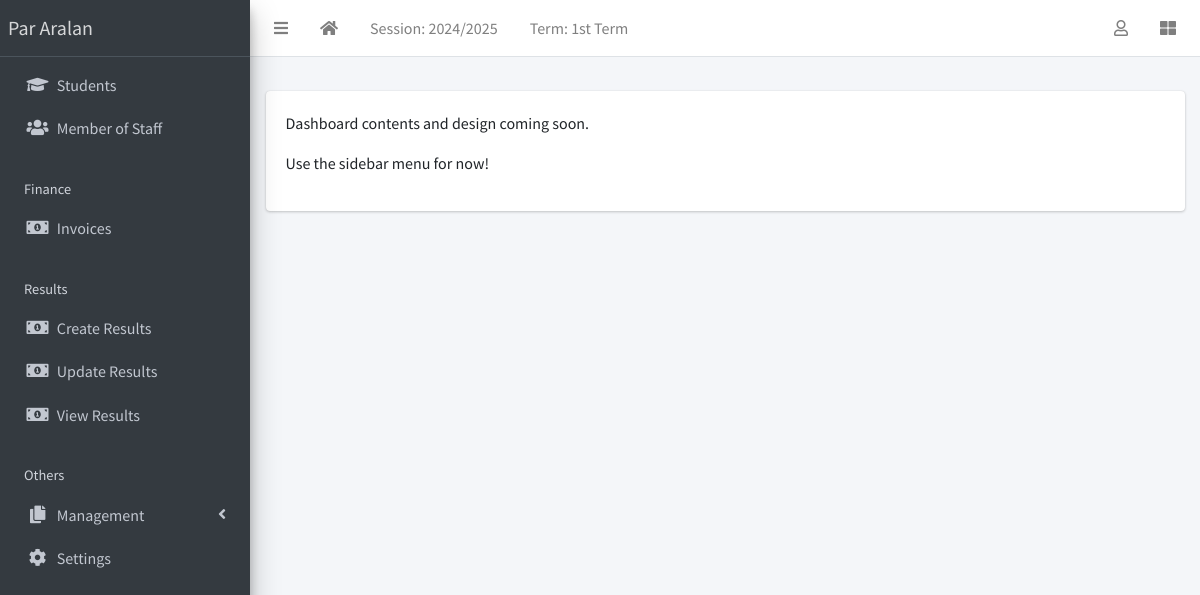
The app's page / (signed in) with its own data.
### apps/corecode/models.py (models this page shows, shortened)
class AcademicSession(models.Model):
    name = models.CharField(max_length=200, unique=True)
    current = models.BooleanField(default=True)
    class Meta:
        ordering = ["-name"]

class AcademicTerm(models.Model):
    name = models.CharField(max_length=20, unique=True)
    current = models.BooleanField(default=True)
    class Meta:
        ordering = ["name"]

class SiteConfig(models.Model):
    key = models.SlugField()
    value = models.CharField(max_length=200)

### apps/corecode/views.py (the view)
# urls.py: path("", IndexView.as_view(), name="home"),
class IndexView(LoginRequiredMixin, TemplateView):
    template_name = "index.html"

### apps/corecode/context_processors.py (called while the page is built)
def site_defaults(request):
    current_session = AcademicSession.objects.get(current=True)
    current_term = AcademicTerm.objects.get(current=True)
    vals = SiteConfig.objects.all()
    contexts = {
        "current_session": current_session.name,
        "current_term": current_term.name,
    }
    for val in vals:
        contexts[val.key] = val.value
    return contexts

### templates/index.html
{% extends 'base.html' %}
{% block content %}
  <p>Dashboard contents and design coming soon.</p>
  <p> Use the sidebar menu for now!</p>
{% endblock content %}

### templates/base.html (shortened to what this page needs)
{% load static %}
<!DOCTYPE html>
<html lang="en">
<head>
  <link rel="stylesheet" href="{% static 'plugins/fontawesome-free/css/all.min.css' %}">
  <link rel="stylesheet" href="{% static 'plugins/toastr/toastr.min.css' %}">
  <link rel="stylesheet"
    href="{% static 'plugins/overlayScrollbars/css/OverlayScrollbars.min.css' %}">
  <link rel="stylesheet" href="{% static 'plugins/Datatables/datatables.min.css' %}" />
  <link rel="stylesheet" href="{% static 'dist/css/adminlte.min.css' %}">
</head>
<body
  class="hold-transition sidebar-mini layout-fixed layout-navbar-fixed layout-footer-fixed">
  <div class="wrapper">
    <nav class="main-header navbar navbar-expand navbar-white navbar-light">
      <ul class="navbar-nav">
        <li class="nav-item">
          <a class="nav-link" data-widget="pushmenu" href="#" role="button"><i
              class="fas fa-bars"></i></a>
        </li>
        <li class="nav-item d-none d-sm-inline-block">
          <a href="{% url 'home' %} " class="nav-link"><i class="fa fa-home"></i></a>
        </li>
        <li class="nav-item d-none d-sm-inline-block">
          <a href="{% url 'current-session' %}" class="nav-link">Session: {{ current_session }}</a>
        </li>
        <li class="nav-item d-none d-sm-inline-block">
          <a href="{% url 'current-session' %}" class="nav-link">Term: {{ current_term }}</a>
        </li>
      </ul>
      <ul class="navbar-nav ml-auto">
        <li class="nav-item dropdown">
          <a class="nav-link" data-toggle="dropdown" href="#">
            <i class="far fa-user"></i>
          </a>
        </li>
        <li class="nav-item">
          <a class="nav-link" data-widget="control-sidebar" data-slide="true"
            href="#" role="button"><i class="fas fa-th-large"></i></a>
        </li>
      </ul>
    </nav>
    <aside class="main-sidebar sidebar-dark-primary elevation-4">
      <a href="{% url 'home' %}" class="brand-link">{{ school_name | default:"Par Aralan" }}</a>
      <div class="sidebar">
        <nav class="mt-2">
          <ul class="nav nav-pills nav-sidebar flex-column"
            data-widget="treeview" role="menu" data-accordion="false">
            <li class="nav-item">
              <a href="{% url 'student-list' %}" class="nav-link">
                <i class="nav-icon fas fa-graduation-cap"></i>
                <p>
                  Students
                </p>
              </a>
            </li>
            <li class="nav-item">
              <a href="{% url 'staff-list' %}" class="nav-link">
                <i class="nav-icon fas fa-users"></i>
                <p>
                  Member of Staff
                </p>
              </a>
            </li>
            <li class="nav-header">Finance</li>
            <li class="nav-item">
              <a href="{% url 'invoice-list' %}" class="nav-link">
                <i class="nav-icon fas fa-money-bill-alt"></i>
                <p>
                  Invoices
                </p>
              </a>
            </li>
            <li class="nav-header">Results</li>
            <li class="nav-item">
              <a href="{% url 'create-result' %}" class="nav-link">
                <i class="nav-icon fas fa-money-bill-alt"></i>
                <p>
                  Create Results
                </p>
              </a>
            </li>
            <li class="nav-item">
              <a href="{% url 'edit-results' %}" class="nav-link">
                <i class="nav-icon fas fa-money-bill-alt"></i>
                <p>
                  Update Results
                </p>
              </a>
            </li>
            <li class="nav-item">
              <a href="{% url 'view-results' %}" class="nav-link">
                <i class="nav-icon fas fa-money-bill-alt"></i>
                <p>
                  View Results
                </p>
              </a>
            </li>
            <li class="nav-header">Others</li>
            <li class="nav-item has-treeview">
              <a href="#" class="nav-link">
                <i class="nav-icon fas fa-copy"></i>
                <p>
                  Management
                  <i class="fas fa-angle-left right"></i>
                </p>
              </a>
            </li>
            <li class="nav-item">
              <a href="{% url 'configs' %}" class="nav-link">
                <i class="nav-icon fas fa-cog"></i>
                <p>
                  Settings
                </p>
              </a>
            </li>
          </ul>
        </nav>
      </div>
    </aside>
    <div class="content-wrapper">
      <section class="content-header">
      </section>
      <section class="content">
        <div class="container-fluid">
          <div class="row">
            <div class="col-md-12">
              {% block fullcard %}
              <div class="card">
                <div class="card-body">
                  <div class="row">
                    <div class="col">
                      {% block content %}
                      {% endblock content %}
                    </div>
                  </div>
                </div>
              </div>
              {% endblock fullcard %}
            </div>
          </div>
        </div>
      </section>
    </div>
  </div>
</body>
</html>

### records on screen
AcademicSession: name "2024/2025"
AcademicTerm: name "1st Term"
SiteConfig: value "Par Aralan"
